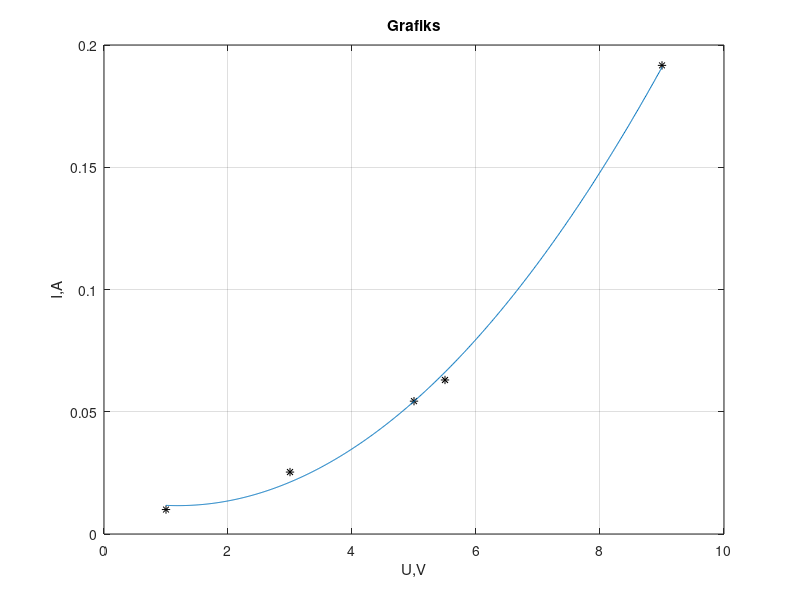

Source code (MATLAB):
Vm = [1 3 5 5.5 9];
Im = [10 25 55 60 190; 
      12 26 58 59 199;
      8 25 50 70 186]*1e-3;

Imv = mean(Im);

V = min(Vm):0.01:max(Vm);
C = polyfit(Vm,Imv,2);%polyfit(x,y,polinoma kārta)
I = polyval(C,V);%C(1)*V.^2 + C(2)*V.^1 + C(3)*V.^0;
plot(Vm, Imv, 'k*',V,I)

xlabel('U,V')
ylabel('I,A')
title('Grafiks')
grid on %izveido rūtiņas grafikam